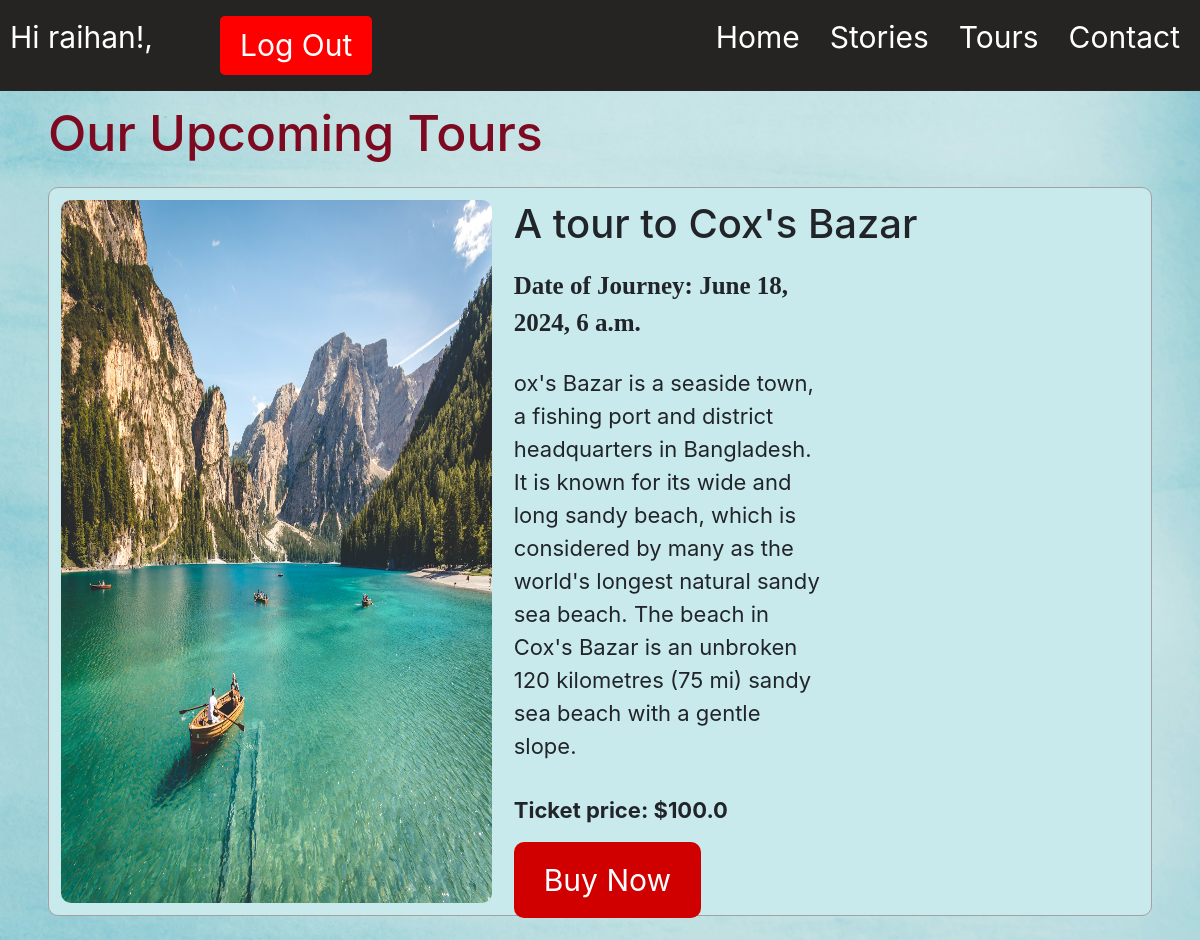
The page /posts/ (signed in) on the database its author committed.
### accounts/models.py (models this page shows)
class CustomUser(AbstractUser):
    pass

### travel/models.py (models this page shows, shortened)
class Post(models.Model):
    title = models.CharField(max_length=200)
    image = models.ImageField(upload_to='images',default='default.jpg')
    description = models.TextField()
    tour_date = models.DateTimeField()
    created = models.DateTimeField(auto_now=True)
    updated = models.DateTimeField(auto_now_add=True)
    price = models.FloatField()

### travel/views.py (the view)
# urls.py: path('posts/', PostListView.as_view(), name='post_list'),
class PostListView(ListView):
    model = Post
    template_name = 'posts.html'

### templates/posts.html
{% extends 'base.html' %}
{% block content %}
<h1 class="heading-tour-page">Our Upcoming Tours</h1>
{% for post in post_list %}
<div class="tours">
    <img src="{{post.image.url}}" alt="">
    <div class="post-text">
        <h1>{{post.title}}</h1>
        <p class="tour-date">Date of Journey: {{post.tour_date}}</p>
        <p>{{post.description}}</p>
        <p class="price">Ticket price: ${{post.price}}</p>
        <a href="#" class="buy">Buy Now</a>
    </div>
</div>
{% endfor %}
{% endblock content %}

### templates/base.html (shortened to what this page needs)
{% load static %}
<!DOCTYPE html>
<html lang="en">
<head>
    <link rel="stylesheet" href="https://cdn.jsdelivr.net/npm/bootstrap@4.4.1/dist/css/bootstrap.min.css"
>
    <link rel="stylesheet" href="{% static 'css/style.css' %}">
</head>
<body>
    <nav>
        <div id="nav-left">
            {% if user.is_authenticated %}
            <p style="width: 200px; align-items: center;">Hi {{ user.username }}!, </p>
            <form action="{% url 'logout' %}" class="logout-form" method="post">
                <input class="logout-btn" type="submit" value="Log Out">
            </form>
            {% else %}
            <p><a href="{% url 'login' %}">Login</a></p>
            {% endif %}
        </div>
        <ul id="nav-right">
            <li><a href="{% url 'home' %}">Home</a></li>
            <li><a href="{% url 'blog_list' %}">Stories</a></li>
            <li><a href="{% url 'post_list' %}">Tours</a></li>
            <li><a href="#">Contact</a></li>
        </ul>
    </nav>
    <div>
        {% block content %}
        {% endblock content %}
    </div>
</body>
</html>

### static/css/style.css (style rules this page uses)
* { margin: 0; padding: 0; box-sizing: border-box; }
body { background-color: skyblue; background-image: url('/static/images/3.jpg'); background-position: center center; background-repeat: no-repeat; background-size: cover; }
nav { background-color: rgb(38, 35, 35); display: flex; align-items: center; justify-content: space-between; font-size: 30px; padding: 15px 0; padding-left: 10px; }
#nav-left { display: flex; color: white; align-items: center; gap: 10px; }
#nav-right { display: flex; align-items: center; justify-content: end; gap: 30px; background-color: rgb(38, 35, 35); list-style: none; height: 20px; font-size: 30px; padding-right: 20px; }
#nav-right a { transition: 1s; text-decoration: none; color: white; }
.tours { display: flex; gap: 2%; margin: 2% 4%; padding: 1%; background-color: rgb(201, 234, 236); border: 1px solid rgb(163, 161, 161); border-radius: 10px; }
.tours h1 { font-size: 40px; margin-bottom: 3%; }
.tours p { width: 50%; margin: 1% 0; font-size: 22px; }
.tours img { width: 40%; border-radius: 10px; }
.tours .buy { margin-top: 2%; padding: 20px 30px; border-radius: 10px; font-size: 30px; text-decoration: none; background-color: rgb(209, 0, 0); color: white; }
.tours .price { margin: 5% 0; font-weight: bold; }
.tours .tour-date { font-family: Cambria, Cochin, Georgia, Times, 'Times New Roman', serif; margin-bottom: 4%; font-weight: bold; font-size: 25px; }
.heading-tour-page { margin: 1% 4%; font-size: 50px; color: rgb(125, 10, 33); }
.logout-btn { align-items: center; padding: 7px 20px; border-radius: 5px; border-style: none; background-color: red; color: white; }

### rows shown on the page
CustomUser: username "raihan"
Post: image (picture), title "A tour to Cox's Bazar", tour_date "June 18, 2024, 6 a.m.", description "ox's Bazar is a seaside town, a fishing port and district headquarters in Bangladesh. It is known for its wide and long sandy beach, which is considered by many as the world's longest natural sandy sea beach. The beach in Cox's Bazar is an unbroken 120 kilometres (75 mi) sandy sea beach with a gentle slope.", price "100.0"
